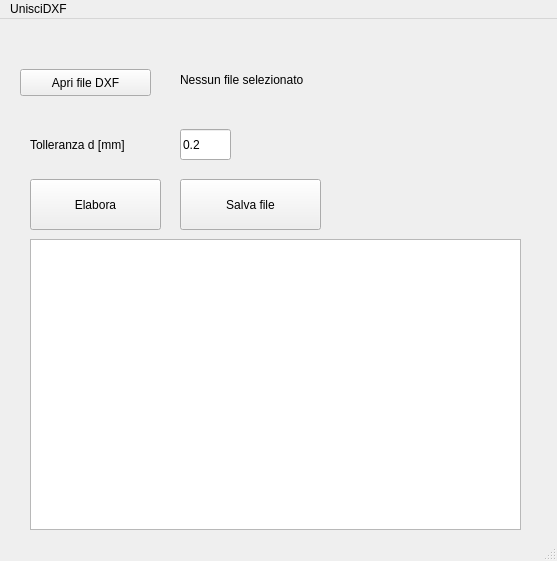
<?xml version="1.0" encoding="UTF-8"?>
<ui version="4.0">
 <class>MainWindow</class>
 <widget class="QMainWindow" name="MainWindow">
  <property name="geometry">
   <rect>
    <x>0</x>
    <y>0</y>
    <width>557</width>
    <height>561</height>
   </rect>
  </property>
  <property name="windowTitle">
   <string>Unisci DXF</string>
  </property>
  <property name="unifiedTitleAndToolBarOnMac">
   <bool>true</bool>
  </property>
  <widget class="QWidget" name="centralwidget">
   <widget class="QPushButton" name="btnApri">
    <property name="geometry">
     <rect>
      <x>20</x>
      <y>50</y>
      <width>131</width>
      <height>27</height>
     </rect>
    </property>
    <property name="text">
     <string>Apri file DXF</string>
    </property>
   </widget>
   <widget class="QLabel" name="label">
    <property name="geometry">
     <rect>
      <x>30</x>
      <y>110</y>
      <width>141</width>
      <height>31</height>
     </rect>
    </property>
    <property name="text">
     <string>Tolleranza d [mm]</string>
    </property>
   </widget>
   <widget class="QPushButton" name="btnElabora">
    <property name="geometry">
     <rect>
      <x>30</x>
      <y>160</y>
      <width>131</width>
      <height>51</height>
     </rect>
    </property>
    <property name="text">
     <string>Elabora</string>
    </property>
   </widget>
   <widget class="QPushButton" name="btnSalva">
    <property name="geometry">
     <rect>
      <x>180</x>
      <y>160</y>
      <width>141</width>
      <height>51</height>
     </rect>
    </property>
    <property name="text">
     <string>Salva file</string>
    </property>
   </widget>
   <widget class="QTextEdit" name="txtMessaggi">
    <property name="geometry">
     <rect>
      <x>30</x>
      <y>220</y>
      <width>491</width>
      <height>291</height>
     </rect>
    </property>
    <property name="readOnly">
     <bool>true</bool>
    </property>
   </widget>
   <widget class="QLineEdit" name="editTolleranza">
    <property name="geometry">
     <rect>
      <x>180</x>
      <y>110</y>
      <width>51</width>
      <height>31</height>
     </rect>
    </property>
    <property name="text">
     <string>0.2</string>
    </property>
   </widget>
   <widget class="QLabel" name="lblFile">
    <property name="geometry">
     <rect>
      <x>180</x>
      <y>50</y>
      <width>271</width>
      <height>21</height>
     </rect>
    </property>
    <property name="text">
     <string>Nessun file selezionato</string>
    </property>
   </widget>
  </widget>
  <widget class="QMenuBar" name="menubar">
   <property name="geometry">
    <rect>
     <x>0</x>
     <y>0</y>
     <width>557</width>
     <height>23</height>
    </rect>
   </property>
   <widget class="QMenu" name="menuUnisciDXF">
    <property name="title">
     <string>UnisciDXF</string>
    </property>
   </widget>
   <addaction name="menuUnisciDXF"/>
  </widget>
  <widget class="QStatusBar" name="statusbar"/>
 </widget>
 <resources/>
 <connections/>
</ui>
